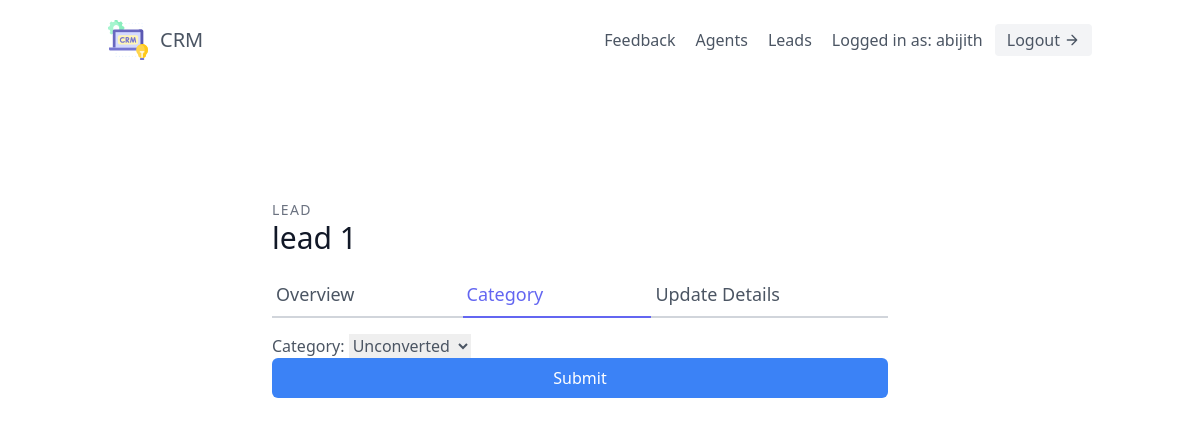
Page /leads/1/category/ (signed in) on the committed database.
### leads/models.py (models this page shows, shortened)
class User(AbstractUser):
    is_organiser = models.BooleanField(default = True)
    is_agent = models.BooleanField(default = False)
    is_customer = models.BooleanField(default = False)

class Lead(models.Model):
    first_name = models.CharField(max_length = 20)
    last_name = models.CharField(max_length = 20)
    age = models.IntegerField(default = 0)
    organisation = models.ForeignKey(UserProfile, on_delete=models.CASCADE)
    agent = models.ForeignKey("Agent",null = True, blank = True, on_delete = models.SET_NULL)
    category = models.ForeignKey("Category",related_name = "leads",null=True, blank=True, on_delete = models.SET_NULL)
    description = models.TextField()
    date_added = models.DateTimeField(auto_now_add = True)
    phone_number = models.CharField(max_length=20)
    email = models.EmailField()

### leads/views.py (the view, shortened to what this page needs)
# urls.py: path('<int:pk>/category/',LeadCategoryUpdateView.as_view(), name = 'lead-category-update'),
class LeadCategoryUpdateView(LoginRequiredMixin, generic.UpdateView):
    template_name = "leads/lead_category_update.html"
    form_class = LeadCategoryUpdateForm
    def get_queryset(self):
        user = self.request.user
        if user.is_organiser:
            queryset = Lead.objects.filter(organisation=user.userprofile)
        else:
            queryset = Lead.objects.filter(organisation=user.agent.organisation)
            queryset = queryset.filter(agent__user=user)
        return queryset

### leads/forms.py
class LeadCategoryUpdateForm(forms.ModelForm):
    class Meta:
        model = Lead
        fields = (
            'category',
        )

### leads/models.py (called while the page is built)
    def __str__(self):
        return self.name

### leads/templates/leads/lead_category_update.html (shortened to what this page needs)
{% extends "base.html"%}
{% load tailwind_filters %}
{% block content%}
<section class="text-gray-600 body-font overflow-hidden">
  <div class="container px-5 py-24 mx-auto">
    <div class="lg:w-4/5 mx-auto flex flex-wrap">
      <div class="mx-auto my-auto lg:w-5/6 w-full lg:pr-10 lg:py-6 mb-6 lg:mb-0">
        <h2 class="text-sm title-font text-gray-500 tracking-widest">LEAD</h2>
        <h1 class="text-gray-900 text-3xl title-font font-medium mb-4">{{ lead.first_name }} {{ lead.last_name }}</h1>
        <div class="flex mb-4">
          <a href="{% url 'leads:lead-detail' lead.pk %}" class="flex-grow border-b-2 border-gray-300 py-2 text-lg px-1">
          Overview
          </a>
          <a href = "{% url 'leads:lead-category-update' lead.pk %}" class="flex-grow text-indigo-500 border-b-2 border-indigo-500 py-2 text-lg px-1">
          Category
          </a>
          <a href="{% url 'leads:lead-update' lead.pk %}" class="flex-grow border-b-2 border-gray-300 py-2 text-lg px-1">
           Update Details</a>
        </div>
        <form form method = "post">
       {{ form|crispy }}
       <button type = "submit" class = "w-full bg-blue-500 hover:bg-blue-600 px-3 py-2 rounded-md text-white">
        Submit
       </button>
       </form>
      </div>
    </div>
  </div>
</section>
{% endblock content%}

### templates/navbar.html (shortened to what this page needs)
<header class="text-gray-600 body-font">
  <div class="container mx-auto flex flex-wrap p-5 flex-col md:flex-row items-center">
    <a class="flex title-font font-medium items-center text-gray-900 mb-4 md:mb-0">
      <a href="{% url 'landing-page'%}"><span class="ml-3 text-xl">CRM</span></a>
    </a>
    <nav class="md:ml-auto flex flex-wrap items-center text-base justify-center">
    <a href="{% url 'leads:feedback' %}" class="mr-5 hover:text-blue-500">Feedback</a>
    {% if request.user.is_organiser %}
      <a href="{% url 'agents:agent-list'%}" class="mr-5 hover:text-blue-500">Agents</a>
      <a href="{% url 'leads:lead-list'%}" class="mr-5 hover:text-blue-500">Leads</a>
    {% endif %}
    </nav>
    {% if request.user.is_authenticated %}
    Logged in as: {{ request.user.username}}
    <a href="{% url 'logout' %}" class="ml-3 inline-flex items-center bg-gray-100 border-0 py-1 px-3 focus:outline-none hover:bg-gray-200 rounded text-base mt-4 md:mt-0">
    Logout
      <svg fill="none" stroke="currentColor" stroke-linecap="round" stroke-linejoin="round" stroke-width="2" class="w-4 h-4 ml-1" viewBox="0 0 24 24">
        <path d="M5 12h14M12 5l7 7-7 7"></path>
      </svg>
    </a>
    {% endif %}
  </div>
</header>

### rows in the picture
User: user.username "abijith"
Lead: first_name "lead", last_name "1", category "Unconverted"
